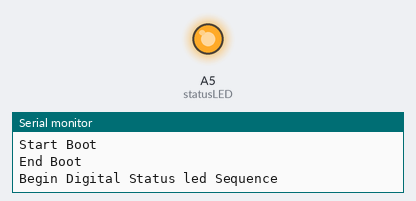
A sketch run on a simulated Arduino Uno, built with avr-gcc and run on an emulated ATmega328P. Shown: output pins drawn as LEDs (lit = HIGH), the last lines printed to the serial monitor.

Above: at 0.5 s.
At 2.2 s:
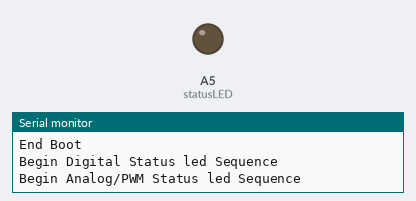
Timing chart, 0 to 6.5 s (numbered marks = the images above):
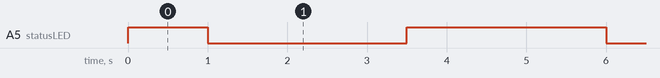

The sketch:

ATtiny84_Test_Power_Motor_Status-LED.ino
```cpp
#define statusLED A5

bool ledState = false;

void setup() {
  Serial.begin(115200);
  Serial.println("Start Boot");

  pinMode(statusLED, OUTPUT);

  digitalWrite(statusLED, LOW);

  Serial.println("End Boot");

}

void loop() {
  Serial.println("Begin Digital Status led Sequence");

  digitalWrite(statusLED, HIGH);
  delay(1000);
  digitalWrite(statusLED, LOW);
  delay(1000);

  Serial.println("Begin Analog/PWM Status led Sequence");

  analogWrite(statusLED, 127);
  delay(1500);
  analogWrite(statusLED, 255);
  delay(1500);

}
```

Measured:
- by itself, A5 (statusLED): repeats every 5.0 s: LOW 2.5 s, HIGH 2.5 s
